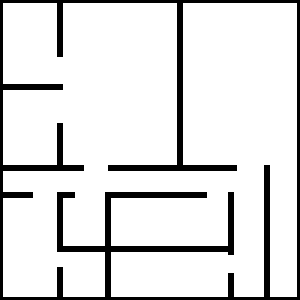
%> input picture map.bmp, 100 x 100 px (shown 3 times larger)
$ octave --eval "main;"   (GNU Octave 9; MATLAB toolbox functions it lacks are replaced by stand-ins)
%> lines starting %> are read from the running program, lines starting %| are printed output that depends on the picture; in (x1, y1, x2, y2) boxes, pixels count from 0 and x2, y2 are one past the last pixel; in counts of white or black regions, pixels touching at a corner belong together; the program's own positions count from 1
### buildOccupancyMap.m
function [mapOut] = buildOccupancyMap(width,height,gridDimension)
%> called with width = 10, height = 10, gridDimension = 0.1
%10mx10m @ 10cm/box resolution
mapOut = mapSet;
mapOut.width = width/gridDimension;
mapOut.height = height/gridDimension;

mapOut.physicalMap = zeros(height/gridDimension,width/gridDimension);
mapOut.groundTruth = imread('map.bmp');
%> mapOut.groundTruth: size 100x100 logical; 12.2% white in thin lines or dots

end

### generateObservation.m
function [obsMap] = generateObservation(particle)

    obsMap = ones(particle.height,particle.width).*-1;
    x = particle.robotPose(1);
    y = particle.robotPose(2);
    theta = particle.robotPose(3);

    truePos = 0.975;
    trueNeg = 0.975;
    %Set observation direction
    if theta == 1
        xObs = x +  particle.observationXVector;
        yObs = y +  particle.observationYVector;
    elseif theta == 2
        xObs = x + particle.observationYVector;
        yObs = y + particle.observationXVector;
    elseif theta == 3
        xObs = x + particle.observationXVector;
        yObs = y - particle.observationYVector;
    else
        xObs = x - particle.observationYVector;
        yObs = y + particle.observationXVector;
    end

    for j = 1:length(xObs)
        row = yObs(j);
        col = xObs(j);
       % for k = yObs

            if row <= 0 || row > particle.width
                continue;
            end
            if col <= 0 || col > particle.height
                continue;
            end
            if particle.groundTruth(row,col) == 1
                obsMap(row,col) = binornd(1,truePos);

            else
                obsMap(row,col) = binornd(1,1-trueNeg);

            end
        %end
    end

end

### particle_filter.m
function [chi_t] = particle_filter(chi_t_minus_1, u_t, z_t)
    %Chit_t_minus_1 should be set of particles
    % a particle will end up being a theoretical map state + taget map
    % state rolled together!
    %Z_t is observation which should be a simple grid based around
    %robotpose + u_t
    numParticles = 300;
    localMapset = zeros(100,100,numParticles);
    chi_t_bar = [];
    chi_t = chi_t_minus_1;

    weight = zeros(1,numParticles);
%     numParticles = length(chi_t_minus_1);
currentParticle = chi_t_minus_1;
%Assuming A deterministic Update of robot pose
currentParticle.robotPose =  currentParticle.robotPose + u_t;
tmpOdds = 1-(1./(1+exp(currentParticle.physicalMap)));
% [16 lines of commented-out code are left out]
 tmpMap = tmpOdds;
    %below collapses the particles back to probabilities.
%     for j = 1:currentParticle.height
%         for k = 1:currentParticle.width
    x = currentParticle.robotPose(1);
    y = currentParticle.robotPose(2);
    theta = currentParticle.robotPose(3);
    if theta == 1
        xObs = x +  currentParticle.observationXVector;
        yObs = y +  currentParticle.observationYVector;
    elseif theta == 2
        xObs = x + currentParticle.observationYVector;
        yObs = y + currentParticle.observationXVector;
    elseif theta == 3
        xObs = x + currentParticle.observationXVector;
        yObs = y - currentParticle.observationYVector;
    else
        xObs = x - currentParticle.observationYVector;
        yObs = y + currentParticle.observationXVector;
    end

    for j = 1:length(xObs)
        row = yObs(j);
        col = xObs(j);
        if (row <= 0 || row > currentParticle.height || col <= 0 || col > currentParticle.width)
            continue;
        end
        if z_t(row,col) == 0
            tmpMap(row,col) =  tmpMap(row,col)-.2;
        elseif z_t(row,col) == 1
            tmpMap(row,col) =  tmpMap(row,col)+.2;
        else
            continue;
        end
        if tmpMap(row,col) > 1
            tmpMap(row,col) = 1;
        elseif tmpMap(row,col) < 0
            tmpMap(row,col) = 0;
        end

        chi_t.physicalMap(row,col) = log(tmpMap(row,col)/(1-tmpMap(row,col)));
    end

end

### buildLines.m
function [lines] = buildLines(numLines, particle)
globalMap = mat2gray(particle.physicalMap,[0 255]);
[H,T,R] = hough(globalMap);
P  = houghpeaks(H,numLines,'threshold',ceil(0.3*max(H(:))));

lines = houghlines(globalMap,T,R,P,'FillGap',25,'MinLength',3);

end

### buildGif.m
function buildGif(lines,obj,n)
close all
h = figure(99);
filename = 'drawingLinesNov.gif';
axis tight manual
image(obj.physicalMap,'Cdatamapping','scaled')
a = gca;
a.YDir = 'normal';
hold on

for k = 1:length(lines)
   xy = [lines(k).point1; lines(k).point2];
   plot(xy(:,1),xy(:,2),'g--');

   % [10 lines of commented-out code are left out]
end
drawnow
% figure(1)
% hold on
% plot(obj.robotPose(1),obj.robotPose(2),'r*')
drawnow
frame = getframe(h);
im = frame2im(frame);
[imind,cm] = rgb2ind(im,256);
if n == 1
    imwrite(imind,cm,filename,'gif', 'Loopcount',inf);
else
    imwrite(imind,cm,filename,'gif','WriteMode','append');
end
end

### main.m
function main()
%Main Driver function for mapping splashing

%TODO:
%Build physical map
%Build Robot to traverse
%Observation Step
close all
mapObj = buildOccupancyMap(10,10,0.1);
particleFiltObj = MCParticle;


robotPose = [10 10 1];
figure
poseHist = robotPose;
particleFiltObj.robotPose = robotPose;
particleFiltObj.width = 100;
particleFiltObj.height = 100;
particleFiltObj.groundTruth = mapObj.groundTruth;
particleFiltObj.physicalMap = mapObj.physicalMap;
%> particleFiltObj.physicalMap: size 100x100 double; every value is 0
particleFiltObj.seenCells = ones(100,100);
particleFiltObj.houghDataMask = zeros(100,100);


for t = 1:1000
    poseHist = [poseHist; robotPose];
    if robotPose(1) > 100 || robotPose(2) > 100 || robotPose(1) <= 0 || robotPose(2) <= 0
        break
    end
    u_t_tmp = [ 0 0 0];
    if mod(t,15) == 0
        particleFiltObj.robotPose(3) = randsample([1 2 3 4],1);
    end
    switch particleFiltObj.robotPose(3)
        case 1
            u_t_tmp = [0 1 0];
        case 2
            u_t_tmp = [1 0 0];
        case 3
            u_t_tmp = [0 -1 0];
        case 4
            u_t_tmp = [-1 0 0];
    end

    tmp_pose = particleFiltObj.robotPose + u_t_tmp;
    if (mapObj.groundTruth(tmp_pose(2),tmp_pose(1)) == 1)
        dir = randsample([-1 1],1);
        u_t_tmp = [0 0 dir];
        tmp_pose = particleFiltObj.robotPose + u_t_tmp;
        if tmp_pose(3) > 4
            tmp_pose(3) = 1;
        elseif tmp_pose(3) < 1
            tmp_pose(3) = 4;
        end
    end
    robotPose = tmp_pose;
    particleFiltObj.robotPose = tmp_pose;
    observation = generateObservation(particleFiltObj);

    particleFiltObj = particle_filter(particleFiltObj,u_t_tmp,observation);
    if mod(t,20) == 0
        numlines = round(t/10);
        if numlines > 10
            numlines = 10;
        end
        particleFiltObj.physicalMap = particleFiltObj.physicalMap - particleFiltObj.houghDataMask;
        lines = buildLines(numlines,particleFiltObj);
        buildGif(lines, particleFiltObj,t-19);
        particleFiltObj.houghDataMask = zeros(100,100)-.2;
        for line = 1:numlines %Time to wieght the map for walls
           %grab point+angle
           current_point = lines(line).point1;
           secondary_point = lines(line).point2;
           lineTheta = lines(line).theta;
           lineRho = lines(line).rho;
           over = 0;
           for range = -25:.5:25 %find intersections
               u = (current_point-secondary_point)/norm(current_point-secondary_point);
               xy = current_point+range.*u;
               %yy = (lineRho-xx*cosd(lineTheta))/sind(lineTheta);
               yy = xy(2);
               xx = xy(1);
               if yy > 100 || yy < 1 || xx > 100 || xx < 1
                   continue;
               end

               particleFiltObj.houghDataMask(round(yy),round(xx)) =  particleFiltObj.houghDataMask(round(yy),round(xx))+0.25;
           end

        end
        particleFiltObj.physicalMap = particleFiltObj.physicalMap + particleFiltObj.houghDataMask;
    end
    t/1000
end
%> this loop made 40 passes
%> (particleFiltObj.robotPose, P in buildLines) on passes 20, 40: ([4 24 4], [115 6; 116 13]), ([2 18 3], [142 91; 141 88; 143 94; 171 176])
%> particleFiltObj.robotPose on passes 23, 28: [2 24 1], [2 28 4]
%> pass 1, in main, `observation = generateObservation(particleFiltObj);`:
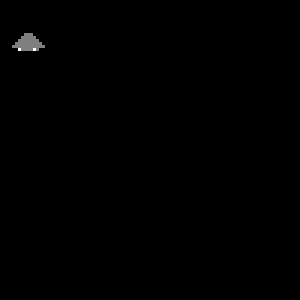
%> observation: size 100x100 double (shown 3 times larger); min -1, max 1, mean -0.996; drawn with min black and max white
%> pass 2, in main, `observation = generateObservation(particleFiltObj);`:
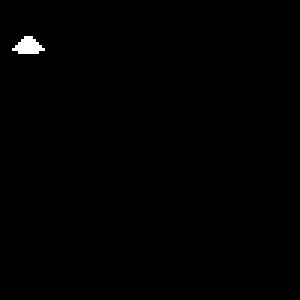
%> observation: size 100x100 double (shown 3 times larger); values -1 (black) and 0 (white), 0.42% white; 1 white region, box (x1, y1, x2, y2) and area: (4, 12, 15, 18) 42
%> after the loop:
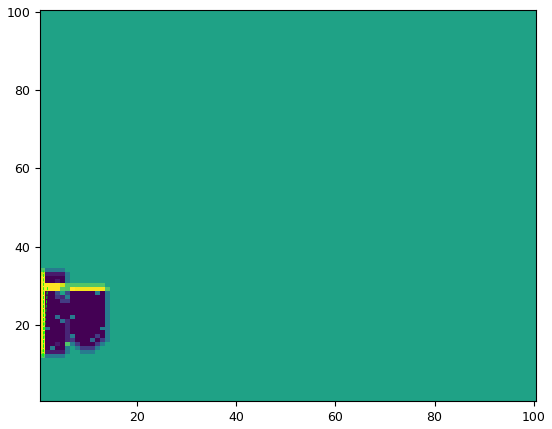
%> figure redrawn from the program's plot data
figure(69)
xlim([0 100])
ylim([0 100])
figure(2)
image(particleFiltObj.physicalMap,'Cdatamapping','scaled')
a = gca;
a.YDir = 'normal';
hold on
plot(poseHist(:,1),poseHist(:,2),'g--')

save testMap.mat particleFiltObj
figure

image(mapObj.groundTruth,'Cdatamapping','scaled')
a = gca;
a.YDir = 'normal';
cMap = [1 1 1; 0 0 0;];
colormap(cMap)
% [17 lines of commented-out code are left out]

end
%> (the run ends here)
